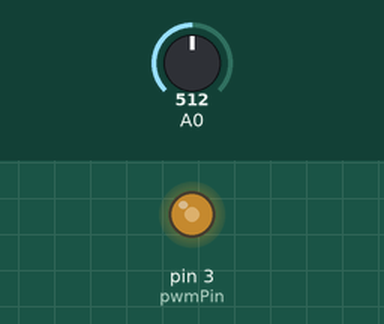
Bench run of a sketch on a simulated Arduino Uno, built with avr-gcc and run on an emulated ATmega328P. Shown: output pins drawn as LEDs (lit = HIGH). The test bench sets the inputs (shaded band); at power-on: A0 = 512.

Above: at 1.2 s.
1.3 s: A0 set to 716
At 1.9 s:
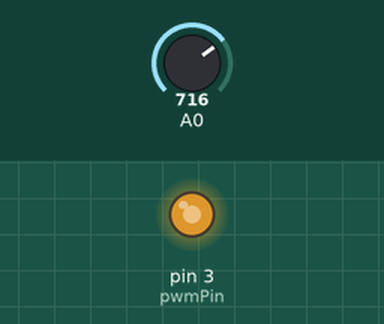
2.8 s: A0 set to 900
At 4.0 s:
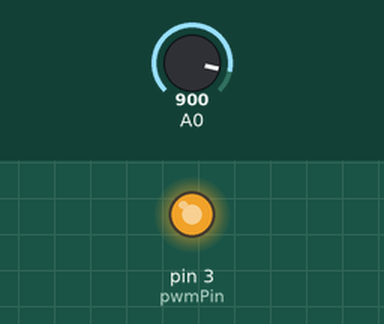
4.3 s: A0 set to 122
At 5.4 s:
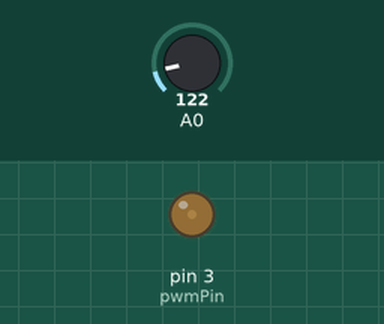
5.8 s: A0 set to 0
At 6.5 s:
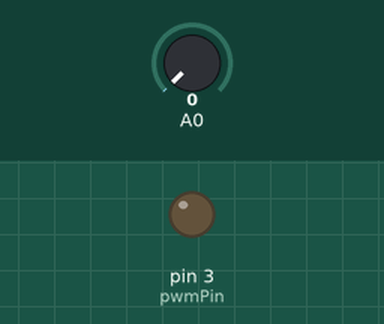
7.3 s: A0 set to 511
At 7.6 s:
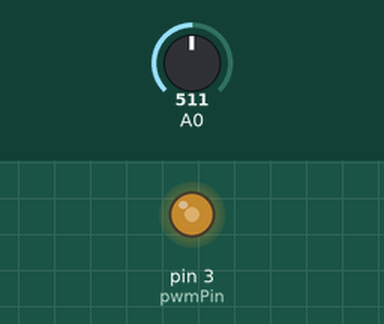
Timing chart, 0 to 9.8 s (numbered marks = the images above; inputs shaded):
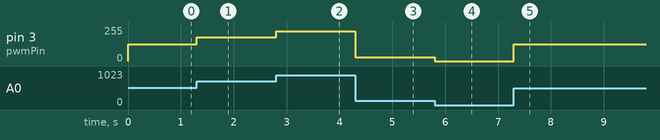

The sketch:

pwm-test.ino
```cpp
int pwmPin = 3;
uint32_t TIMEMACHINE_prevMicros_99ms = 1L;

void setup() {

}

void loop() {
  uint32_t  TIMEMACHINE_currMillis = millis();
  if ((TIMEMACHINE_currMillis - TIMEMACHINE_prevMicros_99ms) > 99L) {
    int sensorValue = analogRead(A0);
    int pwmValue = map(sensorValue, 0, 1023, 0, 255);
    analogWrite(pwmPin, pwmValue);
    TIMEMACHINE_prevMicros_99ms = TIMEMACHINE_currMillis;
  }
}
```

Measured:
- after the input at 1.3 s, pin 3 (pwmPin): 127/255 → 178/255 at once
- after the input at 2.8 s, pin 3 (pwmPin): 178/255 → 224/255 at once
- after the input at 4.3 s, pin 3 (pwmPin): 224/255 → 30/255 at once
- after the input at 5.8 s, pin 3 (pwmPin): 30/255 → 0/255 at once
- after the input at 7.3 s, pin 3 (pwmPin): 0/255 → 127/255 at once
